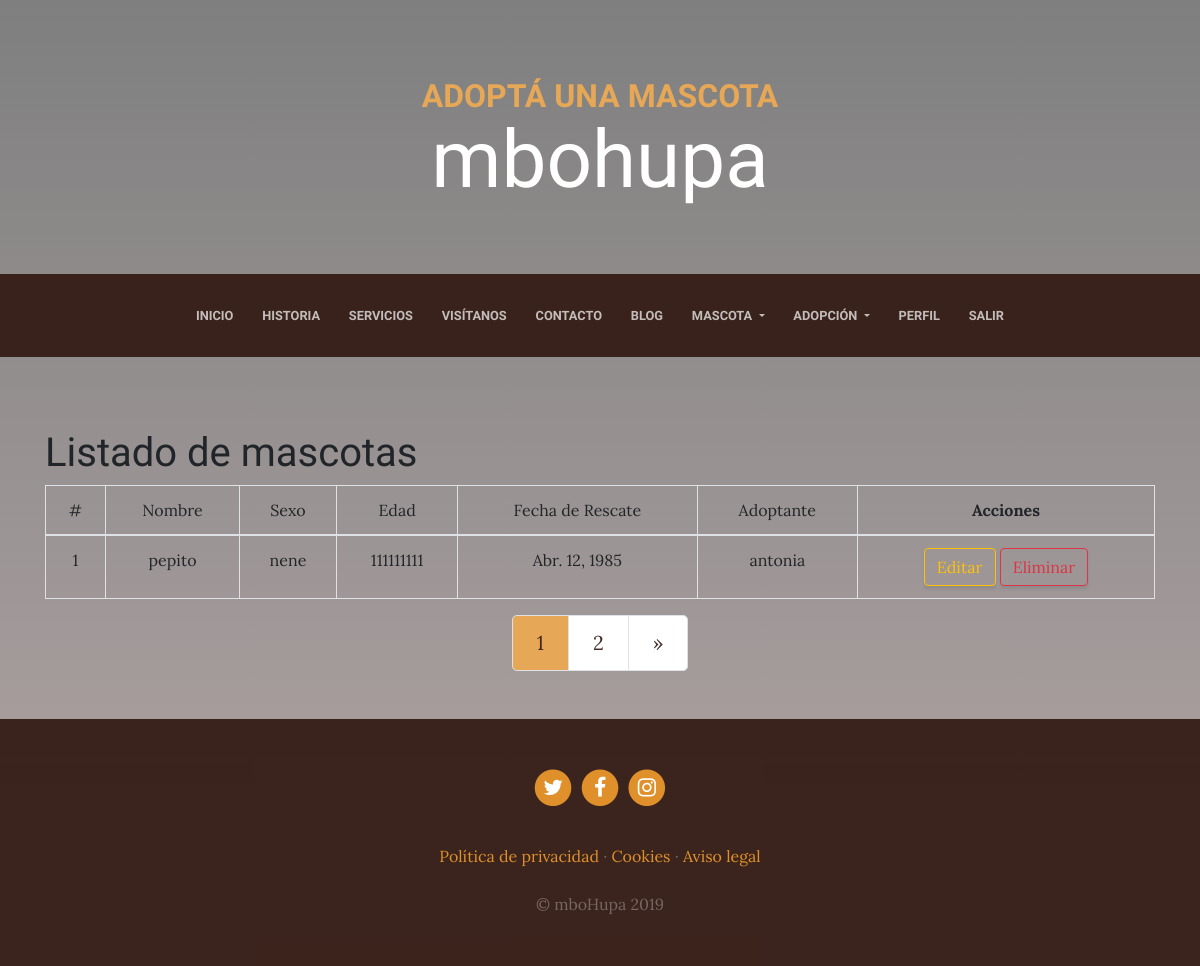
Before: /mascota/listar/ (signed in) with the older database file.
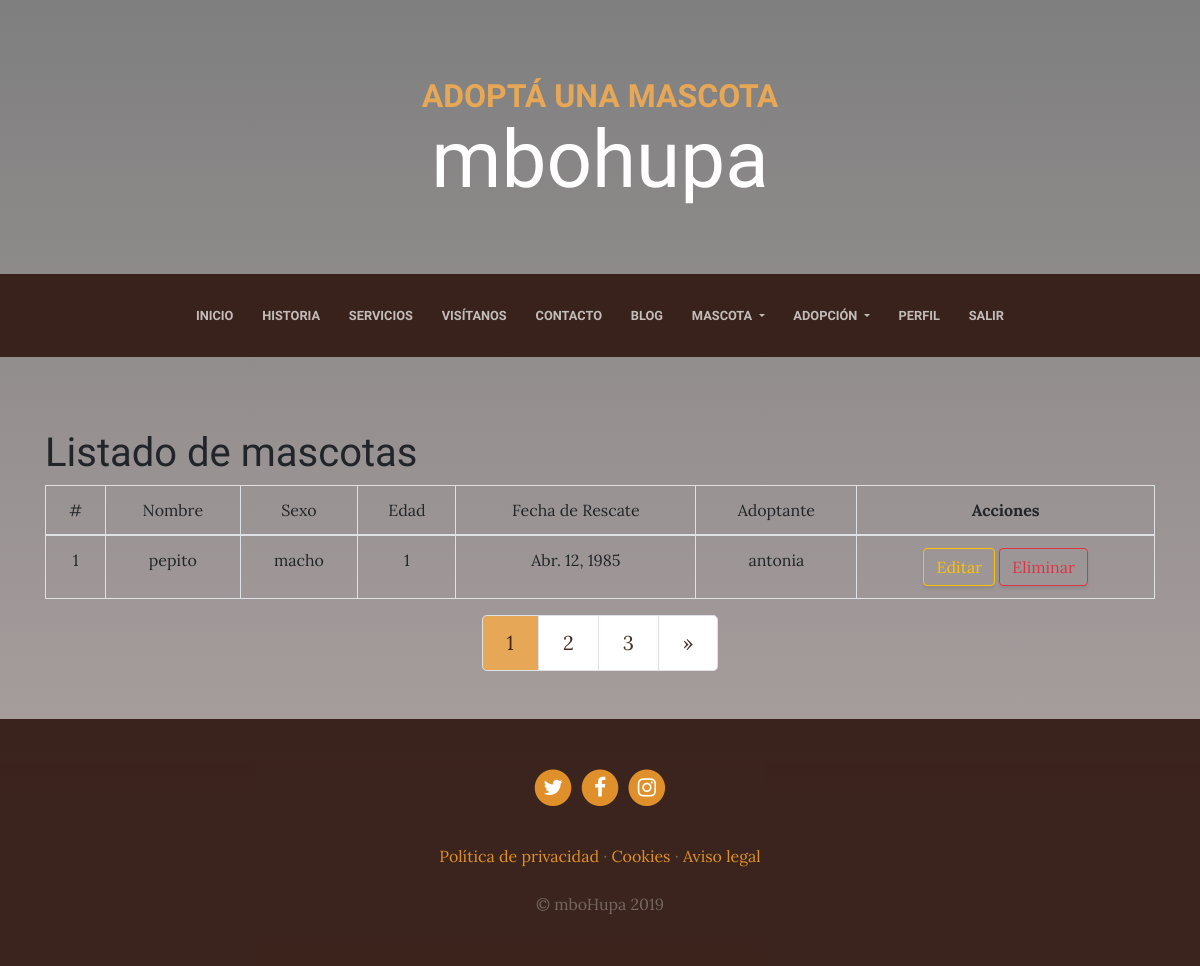
After: the same page with the newer database file.
### mascota/models.py (models this page shows, shortened)
class Mascota(models.Model):
    nombre = models.CharField(max_length=50)
    sexo = models.CharField(max_length=10)
    edad_aproximada = models.IntegerField()
    fecha_rescate = models.DateField()
    persona = models.ForeignKey(Persona,null=True,blank=True,on_delete=models.CASCADE)
    vacuna = models.ManyToManyField(Vacuna,blank=True)
    class Meta:
        verbose_name = 'mascota'
        verbose_name_plural = 'mascotas'

### adopcion/models.py (models this page shows, shortened)
class Persona(models.Model):
    nombre = models.CharField(max_length=50)
    apellidos = models.CharField(max_length=70)
    edad = models.IntegerField()
    telefono = models.CharField(max_length=12)
    email = models.EmailField()
    domicilio = models.TextField()

### mascota/views.py (the view)
# urls.py: path('listar/', login_required(MascotaList.as_view()), name='mascota_listar'),
class MascotaList(ListView):
	model = Mascota
	template_name = 'mascota/mascota_list.html'
	paginate_by = 1
	ordering = ['id']

### pages/templatetags/pages_extras.py (called while the page is built)
@register.simple_tag
def get_page_list():
    pages = Page.objects.all()
    return pages

### social/processors.py (called while the page is built)
def ctx_dict(request):
    ctx = {}
    links = Link.objects.all()
    for link in links:
        ctx[link.key] = link.url
    return ctx

### mascota/templates/mascota/mascota_list.html (shortened to what this page needs)
{% extends 'core/base.html' %}
{% block content %}
<div class="container">
        <br>
        <h1>Listado de mascotas</h1>
    <table class="table table-bordered  text-center">
        <thead>
            <tr>
                <td>#</td>
                <td>Nombre</td>
                <td>Sexo</td>
                <td>Edad</td>
                <td>Fecha de Rescate</td>
                <td>Adoptante</td>
                <th>Acciones</th>
            </tr>
        </thead>
        <tbody>
            {% if object_list %}
            {% for mascota in object_list %}
            <tr>
                <td>{{ mascota.id }}</td>
                <td>{{ mascota.nombre }}</td>
                <td>{{ mascota.sexo }}</td>
                <td>{{ mascota.edad_aproximada }}</td>
                <td>{{ mascota.fecha_rescate }}</td>
                <td>{{ mascota.persona.nombre }} {{ mascota.persona.apellido }}</td>
                <td>
                    <a class="btn btn-outline-warning" href="{% url 'mascota_editar' mascota.id %}">Editar</a>
                    <a class="btn btn-outline-danger"  href="{% url 'mascota_eliminar' mascota.id %}">Eliminar</a>
                </td>
            </tr>
            {% endfor %}
            {% else %}
            <h1>No hay registros de mascotas</h1>
            {% endif %}
        </tbody>
    </table>
    {% if is_paginated %}
        <nav aria-label="Page navigation example">
            <ul class="pagination pagination-lg justify-content-center">
                {% for i in paginator.page_range %}
                    {% if page_obj.number == i %}
                        <li class="page-item">
                            <a class="page-link" style="color:rgba(47, 23, 15, 0.9); background-color: #e6a756 ;" href="?page={{ i }}">
                                {{ i }}
                            </a>
                        </li>
                    {% else %}
                        <li class="page-item">
                            <a class="page-link" style="color:rgba(47, 23, 15, 0.9);" href="?page={{ i }}">
                                {{ i }}
                            </a>
                        </li>
                    {% endif %}
                {% endfor %}
                {% if page_obj.has_next %}
                    <li class="page-item">
                        <a class="page-link" style="color:rgba(47, 23, 15, 0.9);" href="?page={{ page_obj.next_page_number }}" aria-label="Next">
                        <span aria-hidden="true">&raquo;</span>
                        </a>
                    </li>
                {% endif %}
            </ul>
        </nav>
    {% endif %}
</div>
{% endblock %}

Changed rows visible on the page:
changed Mascota "pepito": sexo "nene" → "macho"; edad_aproximada "111111111" → "1"
Other visible differences:
new list line: "3"
